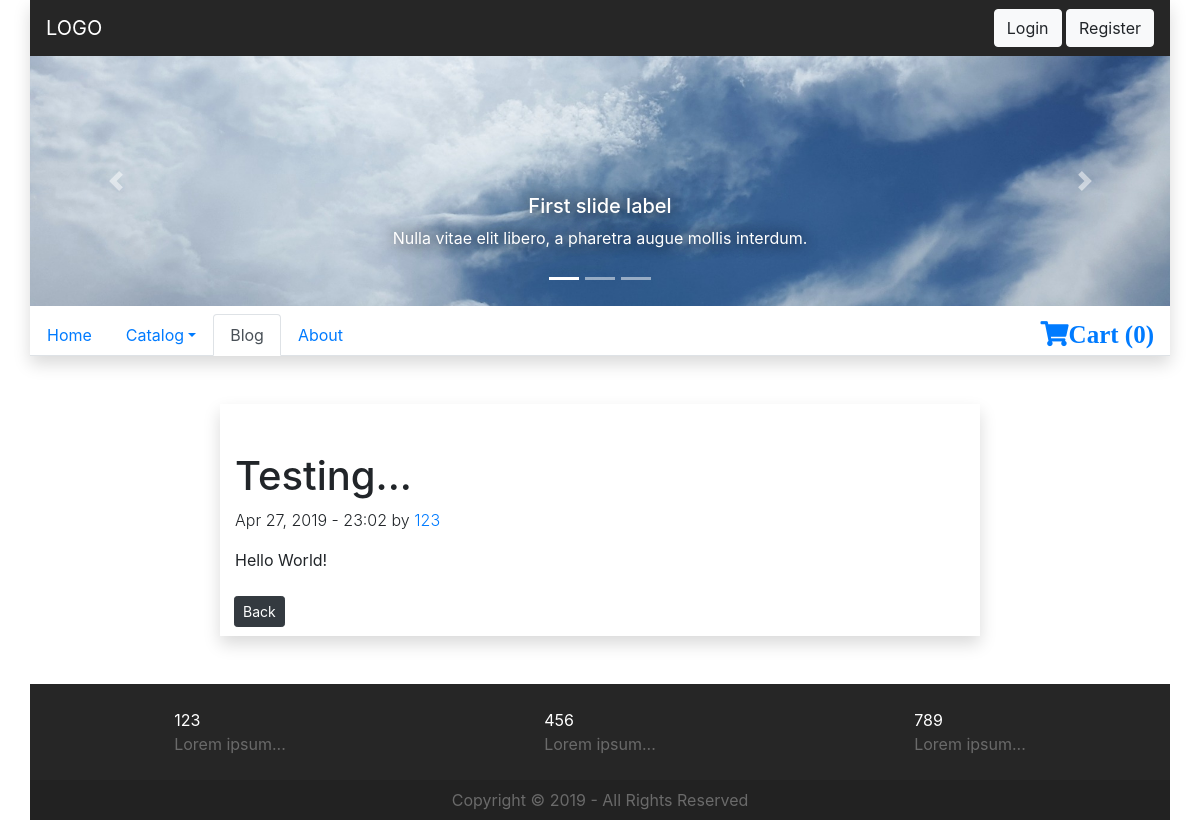
The app's page /blog/view_post/1 with its own data.
### tables this page shows
CREATE TABLE `forum_posts` (
  `id` int(11) NOT NULL,
  `forum` int(11) NOT NULL,
  `user` int(11) NOT NULL,
  `name` varchar(255) NOT NULL,
  `message` text NOT NULL,
  `date` timestamp NOT NULL DEFAULT CURRENT_TIMESTAMP
);

CREATE TABLE `users` (
  `id` int(11) NOT NULL,
  `username` varchar(255) NOT NULL,
  `email` varchar(255) NOT NULL,
  `password` varchar(255) NOT NULL,
  `admin` tinyint(1) NOT NULL DEFAULT '0',
  `register_date` timestamp NOT NULL DEFAULT CURRENT_TIMESTAMP
);

### core/view.php (called while the page is built, shortened)
<?php
class View {
    public function render($name, $data = NULL) {
        require_once './views/head.php';
        require_once './views/' . $name . '.php';
        require_once './views/foot.php';
    }
}

### core/init.php (called while the page is built, shortened)
<?php
require_once 'model.php';
require_once 'view.php';
$core = new Core();

### index.php (called while the page is built)
<?php
require_once './core/init.php';
?>

### core/model.php (called while the page is built, shortened)
<?php
class Model {
    function __construct() {
        $this->db = mysqli_connect('localhost', 'root', '', 'parduotuve');
    }
}

### models/blogModel.php (called while the page is built, shortened)
<?php
class blogModel extends Model {
    function getForumPost($id) {
        $result = mysqli_query($this->db, "SELECT forum_posts.*, users.username as 'user', forums.name as 'forum' FROM forum_posts LEFT JOIN users ON users.id = forum_posts.user LEFT JOIN forums ON forums.id = forum_posts.forum WHERE forum_posts.id = '" . $id . "'");
        if ($result && mysqli_num_rows($result) > 0) {
            return filter_var_array(mysqli_fetch_array($result, MYSQLI_ASSOC), FILTER_SANITIZE_STRING);
        } else {
            return array();
        }
    }
}

### views/blog/view_post.php (the view)
<?php if (isset($this->data['forum_post']) && sizeof($this->data['forum_post']) > 0) { ?>
    <div class="position-relative col-xl-8 col-lg-10 col-md-10 col-sm-12 mx-auto my-5 py-5 shadow">
        <h1><?php echo $this->data['forum_post']['name']; ?></h1>
        <p class="font-weight-light"><?php echo date('M j, Y - G:i', strtotime($this->data['forum_post']['date'])); ?> by <a href="/parduotuve/profile/<?php echo $this->data['forum_post']['user']; ?>"><?php echo $this->data['forum_post']['user']; ?></a></p>
        <p class=""><?php echo $this->data['forum_post']['message']; ?></p>
        <a href="/parduotuve/blog/<?php echo mb_strtolower($this->data['forum_post']['forum']); ?>" class="position-absolute m-1 forum-back"><button type="button" class="btn btn-sm btn-dark">Back</button></a>
    </div>
<?php } else { ?>
    <h1 class="text-center my-5">No such post</h1>
<?php } ?>

### style.css (style rules this page uses)
* { margin: 0; padding: 0; box-sizing: border-box; }
.btn { transition: transform 0.15s; }
.forum-back { bottom: 5px; left: 10px; }

### records on screen
forum_posts: name "Testing...", date "Apr 27, 2019 - 23:02", user.username "123", message "Hello World!"

### other values on screen
$key "Home"
$key "Catalog"
$key "Blog"
$key "About"
